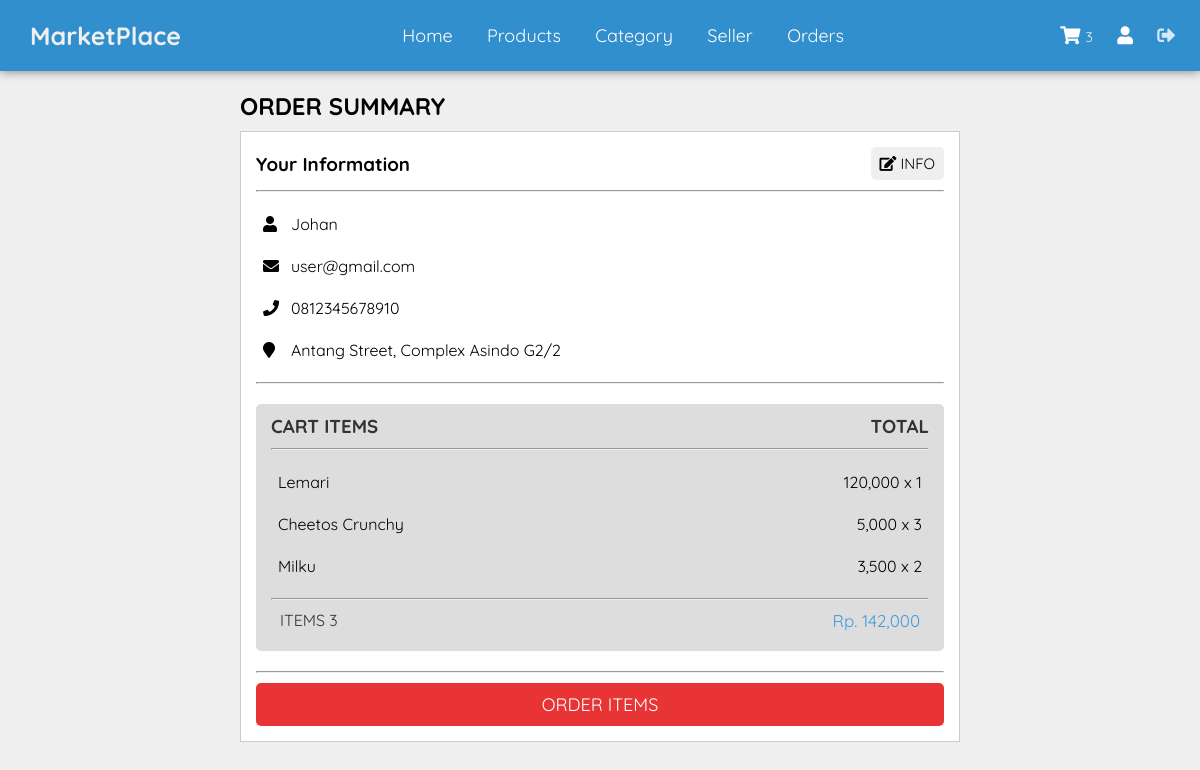
Page /checkout.php (signed in) on the committed database.
### tables this page shows
CREATE TABLE `tb_user` (
  `id_user` int(11) NOT NULL,
  `email` varchar(100) DEFAULT NULL,
  `username` varchar(100) DEFAULT NULL,
  `password` varchar(100) DEFAULT NULL,
  `address` text DEFAULT NULL,
  `noTelp` varchar(50) DEFAULT NULL,
  `createdAt` datetime NOT NULL DEFAULT current_timestamp()
);

CREATE TABLE `tb_cart` (
  `id_cart` int(11) NOT NULL,
  `id_produk` int(11) NOT NULL,
  `id_user` int(11) NOT NULL,
  `quantity` int(11) NOT NULL,
  `total_price` varchar(100) DEFAULT NULL
);

CREATE TABLE `tb_produk` (
  `id_produk` int(11) NOT NULL,
  `id_seller` int(11) NOT NULL,
  `id_category` int(11) NOT NULL,
  `name` varchar(100) DEFAULT NULL,
  `description` text DEFAULT NULL,
  `price` varchar(100) DEFAULT NULL,
  `image` varchar(50) DEFAULT NULL,
  `status` tinyint(1) DEFAULT NULL,
  `createAt` datetime NOT NULL DEFAULT current_timestamp()
);

### functions.php (called while the page is built, shortened)
<?php
function query($sql){
    include "./database/config.php";
    $resArr = array();
    $query = $sql;
    $result = mysqli_query($conn, $query);
    while($row  = mysqli_fetch_assoc($result)){
        $resArr[] = $row;
    }
return $resArr;
}
?>

### checkout.php (the view, shortened to what this page needs)
<!DOCTYPE html>
<html lang="en">
<head>
    <link rel="stylesheet" href="styles/style.css">
    <link rel="stylesheet" href="https://use.fontawesome.com/releases/v5.7.0/css/all.css">
    <link href='https://netdna.bootstrapcdn.com/font-awesome/4.0.3/css/font-awesome.css' rel='stylesheet' type='text/css'/>
    <link rel="stylesheet" href="https://use.fontawesome.com/releases/v5.7.0/css/all.css">
</head>
<body>
    <?php include "./partials/navbar.php" ?>
    <main>
        <div class="section">
            <div class="container-60">
                <h2>ORDER SUMMARY</h2>
                <div class="box">
                    <?php
                        include_once "./functions.php";
                        $grandTotal = 0;
                        $cartItem[] = '';
                        $data = query("SELECT * , u.noTelp as userTelp, u.username as userName FROM tb_cart c, tb_produk p, tb_user u, tb_seller s
                        WHERE c.id_user = u.id_user
                        AND c.id_produk = p.id_produk
                        AND p.id_seller = s.id_seller
                        AND c.id_user = '".$_SESSION['id']."' AND u.id_user = '".$_SESSION['id']."'
                        ORDER BY id_cart DESC");
                        $dataInfo = $data[0];
                    ?>
                    <div class="flex" style="align-items: center;">
                        <h3>Your Information</h3>
                        <a href="profile.php" class="btn-update small"><i class="fa fa-pencil-square-o" aria-hidden="true"></i> INFO</a>
                    </div>
                    <hr class="line">
                    <table class="tb-summary">
                        <tr>
                            <td><i class="fa fa-user" aria-hidden="true"></i></td>
                            <td><p><?= $dataInfo['userName'] ?></p></td>
                        </tr>
                        <tr>
                            <td><i class="fa fa-envelope" aria-hidden="true"></i></td>
                            <td><?= $dataInfo['email'] ?></td>
                        </tr>
                        <tr>
                            <td><i class="fa fa-phone" aria-hidden="true"></i></td>
                            <td><?= $dataInfo['userTelp'] ?></td>
                        </tr>
                        <tr>
                            <td><i class="fa fa-map-marker" aria-hidden="true"></i></td>
                            <td><?= $dataInfo['address'] ? $dataInfo['address'] : "<h4 style='color: red;'>Please update your address first!</h4>" ?>
                            </td>
                        </tr>
                    </table>
                    <hr class="line">
                    <div class="cart-box">
                        <div class="flex" style="align-items: center;">
                            <h3>CART ITEMS</h3>
                            <h3>TOTAL</h3>
                        </div>
                        <hr class="line">
                        <table class="tb-summary" border="0" width="100%">
                        <?php
                            foreach($data as $a) :
                                $cartItem[] = $a['name'].' ('.$a['price'].' x '.$a['quantity'].')/';
                                $grandTotal += ($a['price'] * $a['quantity']);
                        ?>
                            <tr>
                                <td><?= $a['name'] ?></td>
                                <td align="right"><?=  number_format($a['price']).' x '.$a['quantity'] ?></td>
                            </tr>
                        <?php endforeach; ?>
                        </table>
                        <hr class="line">
                        <div class="flex" style="padding: 0px 9px 10px;">
                            <p>ITEMS <?= count($cartItem) - 1; ?></p>
                            <p class="product-price">Rp. <?= number_format($grandTotal) ?></p>
                        </div>
                    </div>
                    <hr class="line">
                    <form action="" method="POST">
                    <?php if($dataInfo['address'] != '') { ?>
                        <button type="submit" name="order" class="btn-chkout">ORDER ITEMS</button>
                    <?php } else { ?>
                        <button  onclick="return alert('Update your address first!')" class="btn-chkout btn-disabled">ORDER ITEMS</button>
                    <?php }?>
                    </form>
                </div>
            </div>
        </div>
    </main>
</body>
</html>

### styles/style.css (style rules this page uses)
* { padding: 0px; margin: 0px; box-sizing: border-box; text-decoration: none; outline: none; font-family: "Quicksand", Arial; scroll-behavior: smooth; }
body { background-color: #efefef; }
.container-60 { width: 60%; margin: 0 auto; }
.section { padding: 20px 0px; }
.box { background-color: #fff; border: 1px solid #ccc; padding: 15px; box-sizing: border-box; margin: 10px 0; }
.box::after { content: ""; display: block; clear: both; }
.flex { display: flex; justify-content: space-between; position: relative; }
.product-price { font-size: 17px; color: #429dda; }
.tb-summary td { padding: 10px 5px; border-collapse: collapse; }
.btn-update { color: #fff; background-color: #ff5900; border: none; font-size: 15px; padding: 10px 15px; cursor: pointer; border-radius: 5px; }
.small { background-color: #efefef; color: #000; padding: 7px 9px; }
.cart-box { width: 100%; padding: 10px 15px; background-color: #ddd; border-radius: 5px; height: auto; margin: 20px 0px; color: #333; }
.line { margin: 10px 0px; }
.btn-chkout { border: none; padding: 10px 12px; width: 100%; border-radius: 5px; font-size: 18px; color: #fff; cursor: pointer; background-color: #e83434; }

### rows in the picture
tb_user: username "Johan", email "user@gmail.com", noTelp "0812345678910", address "Antang Street, Complex Asindo G2/2"
tb_cart: id_produk.name "Lemari", id_produk.price "120,000", quantity "1"
tb_cart: id_produk.name "Cheetos Crunchy", id_produk.price "5,000", quantity "3"
tb_cart: id_produk.name "Milku", id_produk.price "3,500", quantity "2"

### other values in the picture
$data['countCart'] "3"
count($cartItem) - 1 "3"
$grandTotal "142,000"
